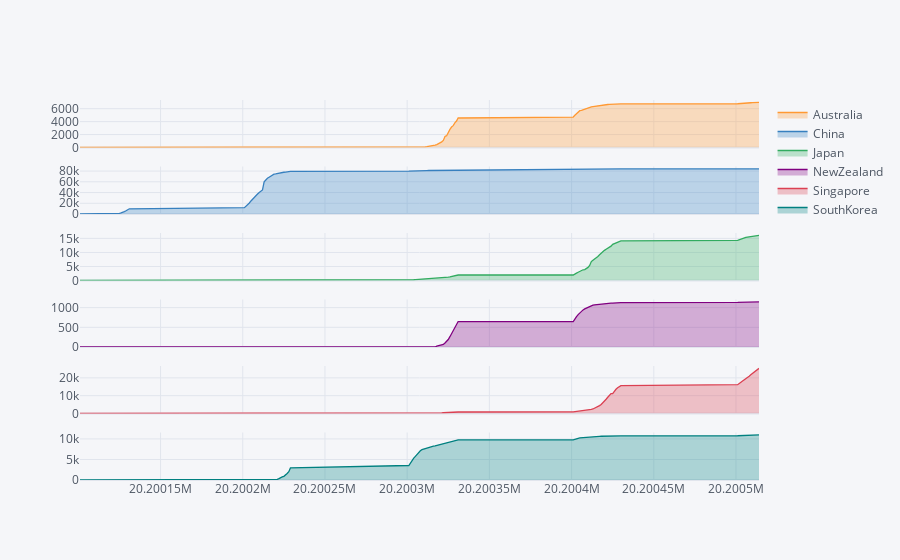

Write notebook code for a chart like this one.
### Code cell
###YOUR CODE HERE###
fig =

### Figure 1 — Plotly figure (JSON) as saved in the notebook; plotly's stock layout.template omitted (floating-point values rounded to 4 significant figures; data arrays with more than 128 entries replaced by an {"elided": "..."} marker saying what was removed)
{"data": [{"fill": "tozeroy", "fillcolor": "rgba(255, 153, 51, 0.3)", "line": {"color": "rgba(255, 153, 51, 1.0)", "dash": "solid", "shape": "linear", "width": 1.3}, "mode": "lines", "name": "Australia", "text": "", "type": "scatter", "x": {"elided": "135 int values"}, "xaxis": "x", "y": {"elided": "135 int values"}, "yaxis": "y"}, {"fill": "tozeroy", "fillcolor": "rgba(55, 128, 191, 0.3)", "line": {"color": "rgba(55, 128, 191, 1.0)", "dash": "solid", "shape": "linear", "width": 1.3}, "mode": "lines", "name": "China", "text": "", "type": "scatter", "x": {"elided": "135 int values"}, "xaxis": "x2", "y": {"elided": "135 int values"}, "yaxis": "y2"}, {"fill": "tozeroy", "fillcolor": "rgba(50, 171, 96, 0.3)", "line": {"color": "rgba(50, 171, 96, 1.0)", "dash": "solid", "shape": "linear", "width": 1.3}, "mode": "lines", "name": "Japan", "text": "", "type": "scatter", "x": {"elided": "135 int values"}, "xaxis": "x3", "y": {"elided": "135 int values"}, "yaxis": "y3"}, {"fill": "tozeroy", "fillcolor": "rgba(128, 0, 128, 0.3)", "line": {"color": "rgba(128, 0, 128, 1.0)", "dash": "solid", "shape": "linear", "width": 1.3}, "mode": "lines", "name": "NewZealand", "text": "", "type": "scatter", "x": {"elided": "135 int values"}, "xaxis": "x4", "y": {"elided": "135 int values"}, "yaxis": "y4"}, {"fill": "tozeroy", "fillcolor": "rgba(219, 64, 82, 0.3)", "line": {"color": "rgba(219, 64, 82, 1.0)", "dash": "solid", "shape": "linear", "width": 1.3}, "mode": "lines", "name": "Singapore", "text": "", "type": "scatter", "x": {"elided": "135 int values"}, "xaxis": "x5", "y": {"elided": "135 int values"}, "yaxis": "y5"}, {"fill": "tozeroy", "fillcolor": "rgba(0, 128, 128, 0.3)", "line": {"color": "rgba(0, 128, 128, 1.0)", "dash": "solid", "shape": "linear", "width": 1.3}, "mode": "lines", "name": "SouthKorea", "text": "", "type": "scatter", "x": {"elided": "135 int values"}, "xaxis": "x6", "y": {"elided": "135 int values"}, "yaxis": "y6"}], "layout": {"legend": {"bgcolor": "#F5F6F9", "font": {"color": "#4D5663"}}, "paper_bgcolor": "#F5F6F9", "plot_bgcolor": "#F5F6F9", "title": {"font": {"color": "#4D5663"}}, "xaxis": {"anchor": "y", "domain": [0, 1], "gridcolor": "#E1E5ED", "matches": "x6", "showgrid": true, "showticklabels": false, "tickfont": {"color": "#4D5663"}, "title": {"font": {"color": "#4D5663"}, "text": ""}, "zerolinecolor": "#E1E5ED"}, "xaxis2": {"anchor": "y2", "domain": [0, 1], "gridcolor": "#E1E5ED", "matches": "x6", "showgrid": true, "showticklabels": false, "tickfont": {"color": "#4D5663"}, "title": {"font": {"color": "#4D5663"}, "text": ""}, "zerolinecolor": "#E1E5ED"}, "xaxis3": {"anchor": "y3", "domain": [0, 1], "gridcolor": "#E1E5ED", "matches": "x6", "showgrid": true, "showticklabels": false, "tickfont": {"color": "#4D5663"}, "title": {"font": {"color": "#4D5663"}, "text": ""}, "zerolinecolor": "#E1E5ED"}, "xaxis4": {"anchor": "y4", "domain": [0, 1], "gridcolor": "#E1E5ED", "matches": "x6", "showgrid": true, "showticklabels": false, "tickfont": {"color": "#4D5663"}, "title": {"font": {"color": "#4D5663"}, "text": ""}, "zerolinecolor": "#E1E5ED"}, "xaxis5": {"anchor": "y5", "domain": [0, 1], "gridcolor": "#E1E5ED", "matches": "x6", "showgrid": true, "showticklabels": false, "tickfont": {"color": "#4D5663"}, "title": {"font": {"color": "#4D5663"}, "text": ""}, "zerolinecolor": "#E1E5ED"}, "xaxis6": {"anchor": "y6", "domain": [0, 1], "gridcolor": "#E1E5ED", "showgrid": true, "tickfont": {"color": "#4D5663"}, "title": {"font": {"color": "#4D5663"}, "text": ""}, "zerolinecolor": "#E1E5ED"}, "yaxis": {"anchor": "x", "domain": [0.875, 1], "gridcolor": "#E1E5ED", "showgrid": true, "tickfont": {"color": "#4D5663"}, "title": {"font": {"color": "#4D5663"}, "text": ""}, "zerolinecolor": "#E1E5ED"}, "yaxis2": {"anchor": "x2", "domain": [0.7, 0.825], "gridcolor": "#E1E5ED", "showgrid": true, "tickfont": {"color": "#4D5663"}, "title": {"font": {"color": "#4D5663"}, "text": ""}, "zerolinecolor": "#E1E5ED"}, "yaxis3": {"anchor": "x3", "domain": [0.525, 0.65], "gridcolor": "#E1E5ED", "showgrid": true, "tickfont": {"color": "#4D5663"}, "title": {"font": {"color": "#4D5663"}, "text": ""}, "zerolinecolor": "#E1E5ED"}, "yaxis4": {"anchor": "x4", "domain": [0.35, 0.475], "gridcolor": "#E1E5ED", "showgrid": true, "tickfont": {"color": "#4D5663"}, "title": {"font": {"color": "#4D5663"}, "text": ""}, "zerolinecolor": "#E1E5ED"}, "yaxis5": {"anchor": "x5", "domain": [0.175, 0.3], "gridcolor": "#E1E5ED", "showgrid": true, "tickfont": {"color": "#4D5663"}, "title": {"font": {"color": "#4D5663"}, "text": ""}, "zerolinecolor": "#E1E5ED"}, "yaxis6": {"anchor": "x6", "domain": [0, 0.125], "gridcolor": "#E1E5ED", "showgrid": true, "tickfont": {"color": "#4D5663"}, "title": {"font": {"color": "#4D5663"}, "text": ""}, "zerolinecolor": "#E1E5ED"}}}
